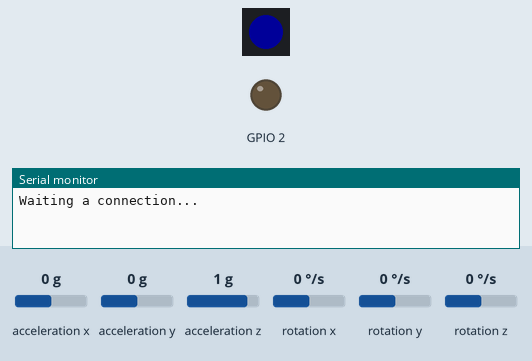
This sketch was run on a simulated ESP32-S3. Shown: 1 RGB LEDs in strip order, left to right, output pins drawn as LEDs (lit = HIGH), the last lines printed to the serial monitor. Wiring (inferred from the names in the program): MPU-6050 motion sensor at I2C address 0x68. The test bench sets the inputs (shaded band); at power-on: acceleration x 0 g, acceleration y 0 g, acceleration z 1 g, rotation x 0 °/s, rotation y 0 °/s, rotation z 0 °/s. Dim RGB values are drawn brighter than linear; nothing arrives over Bluetooth unless stated; a phone connects over Bluetooth LE 3 s after start.

Above: at 0.1 s.
At 1.5 s:
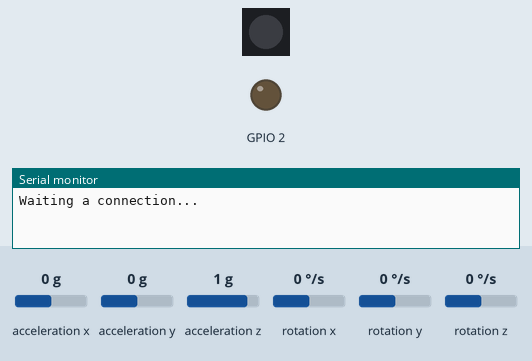
At 3.3 s:
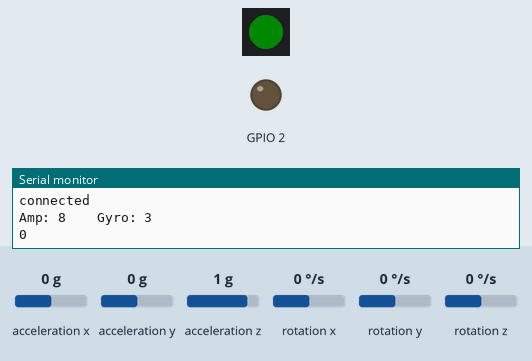
Timing chart, 0 to 4.8 s (numbered marks = the images above):
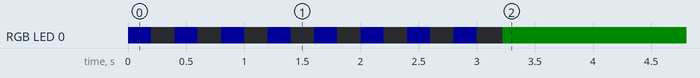

Measured:
- by itself, RGB LED 0: repeats every 0.40 s: off 0.20 s, RGB(0, 0, 25) 0.20 s, until it stays RGB(0, 10, 0) from 3.2 s

The sketch:

Smart-Car-Crash-Detection-arduino.ino
```cpp
#include <BLEDevice.h>
#include <BLEServer.h>
#include <BLEUtils.h>
#include <BLE2902.h>
#include <Wire.h>
#include <Adafruit_GFX.h>
#include <math.h>
#include <Adafruit_NeoPixel.h>


BLEServer* pServer = NULL;
BLECharacteristic* alertCharacteristic  = NULL;
bool deviceConnected = false;
bool oldDeviceConnected = false;

#define BUTTON_PIN 4
bool stopAlert = false;

// See the following for generating UUIDs:
// https://www.uuidgenerator.net/

#define PIN 48
#define NUMPIXELS 1

Adafruit_NeoPixel pixels(NUMPIXELS, PIN, NEO_GRB + NEO_KHZ800);
#define DELAYVAL 500


#define SERVICE_UUID "4fafc201-1fb5-459e-8fcc-c5c9c331914b"
#define ALERT_CHAR_UUID "beb5483e-36e1-4688-b7f5-ea07361b26a8"


// ========== MPU6050 Configuration ========== //
const int MPU_addr = 0x68;  // I2C address for MPU6050 (default: SDA=8, SCL=9 on ESP32-S3)

// Raw sensor data variables
int16_t AcX, AcY, AcZ, Tmp, GyX, GyY, GyZ, Amp, gyroMagnitude;

// Processed sensor data (accelerometer in g's and gyroscope in °/s)
float ax = 0, ay = 0, az = 0, gx = 0, gy = 0, gz = 0;

// Global variable for crash detection count (to filter out noise)
int crashCount = 0;

// Global variable to hold the time until which "CRASH DETECTED" is shown
unsigned long crashDisplayUntil = 0;


class MyServerCallbacks : public BLEServerCallbacks {
  void onConnect(BLEServer* pServer) {
    Serial.println("connected");
    deviceConnected = true;
  };

  void onDisconnect(BLEServer* pServer) {
    deviceConnected = false;
  }
};


void setup() {
  Serial.begin(115200);
  pixels.begin();
  pinMode(BUTTON_PIN, INPUT_PULLUP);
  pinMode(2, OUTPUT);

  pixels.setPixelColor(0, pixels.Color(255, 0, 0));
  pixels.show();
  // Create the BLE Device
  BLEDevice::init("Crash Detection");

  // Create the BLE Server
  pServer = BLEDevice::createServer();
  pServer->setCallbacks(new MyServerCallbacks());

  // Create the BLE Service
  BLEService* pService = pServer->createService(SERVICE_UUID);

  // Create a BLE Characteristic for temperature
  alertCharacteristic  = pService->createCharacteristic(
    ALERT_CHAR_UUID,
    BLECharacteristic::PROPERTY_READ | BLECharacteristic::PROPERTY_WRITE | BLECharacteristic::PROPERTY_NOTIFY | BLECharacteristic::PROPERTY_INDICATE);

  // Create a BLE Descriptor
  alertCharacteristic ->addDescriptor(new BLE2902());

  // Start the service
  pService->start();

  // Start advertising
  BLEAdvertising* pAdvertising = BLEDevice::getAdvertising();
  pAdvertising->addServiceUUID(SERVICE_UUID);
  pAdvertising->setScanResponse(false);
  pAdvertising->setMinPreferred(0x0);  // set value to 0x00 to not advertise this parameter
  BLEDevice::startAdvertising();
  Serial.println("Waiting a connection...");


  while (!deviceConnected) {
    pixels.setPixelColor(0, pixels.Color(0, 0, 25));
    pixels.show();
    delay(200);
    pixels.setPixelColor(0, pixels.Color(0, 0, 0));
    pixels.show();
    delay(200);
  }


  Wire.begin();  // I2C initialization (default: SDA=8, SCL=9 on ESP32-S3)
  initMPU();
}

void loop() {
  // notify changed value
  if (deviceConnected) {
    pixels.setPixelColor(0, pixels.Color(0, 10, 0));
    pixels.show();

    if (!mpu_read()) {
      Serial.println("Sensor read error");
      pixels.setPixelColor(0, pixels.Color(15, 15, 15));
      pixels.show();
      delay(1000);
      return;
    }

    processIMUData();
    detectFall();

    if (millis() < crashDisplayUntil) {
      for (int i = 1; i < 10; i++) {
        if (digitalRead(BUTTON_PIN) == LOW) {
          Serial.println("PULL");
          stopAlert = true;
          crashDisplayUntil = millis();
          break;
        }
        Serial.println("CRASH WAS DETECTED");
        pixels.setPixelColor(0, pixels.Color(250, 165, 0));
        pixels.show();
        tone(2, 5000);
        delay(300);
        noTone(2);
        delay(100);
        pixels.setPixelColor(0, pixels.Color(0, 0, 0));
        pixels.show();
        tone(2, 1000);
        delay(300);
        noTone(2);
        delay(100);
      }
      while (!stopAlert) {
        alertCharacteristic ->setValue("CRASH WAS DETECTED");
        alertCharacteristic ->notify();
        pixels.setPixelColor(0, pixels.Color(150, 0, 0));
        pixels.show();
        tone(2, 5000);
        delay(300);
        noTone(2);
        delay(100);
        pixels.setPixelColor(0, pixels.Color(0, 0, 0));
        pixels.show();
        tone(2, 1000);
        delay(300);
        noTone(2);
        delay(100);
        if (digitalRead(BUTTON_PIN) == LOW) {
          Serial.println("PULL AFTER");
          stopAlert = true;
          crashDisplayUntil = millis();
          break;
        }
      }
    }
    crashDisplayUntil = millis();
    Serial.println(stopAlert);
    delay(20);
  }
  // disconnecting
  if (!deviceConnected && oldDeviceConnected) {
    pServer->startAdvertising();  // restart advertising
    Serial.println("start advertising");
    oldDeviceConnected = deviceConnected;
    while (!deviceConnected) {
      pixels.setPixelColor(0, pixels.Color(0, 0, 25));
      pixels.show();
      delay(200);
      pixels.setPixelColor(0, pixels.Color(0, 0, 0));
      pixels.show();
      delay(200);
    }
  }

  // connecting
  if (deviceConnected && !oldDeviceConnected) {
    // do stuff here on connecting
    oldDeviceConnected = deviceConnected;
  }

  delay(100);
}

void initMPU() {
  Wire.beginTransmission(MPU_addr);
  Wire.write(0x6B);
  Wire.write(0);
  Wire.endTransmission(true);
}

// ========== Process Sensor Data ========== //
void processIMUData() {
  ax = (AcX - 2050) / 16384.0;
  ay = (AcY - 77) / 16384.0;
  az = (AcZ - 1947) / 16384.0;

  gx = (GyX + 270) / 131.07;
  gy = (GyY - 351) / 131.07;
  gz = (GyZ + 136) / 131.07;
}

// ========== Crash Detection Algorithm ========== //
void detectFall() {
  float Raw_Amp = sqrt(ax * ax + ay * ay + az * az);
  Amp = Raw_Amp * 10;
  char buffer[6];

  gyroMagnitude = sqrt(gx * gx + gy * gy + gz * gz);

  Serial.print("Amp: ");
  Serial.print(Amp);
  Serial.print("\t");
  Serial.print("  Gyro: ");
  Serial.println(gyroMagnitude);

  if (Amp >= 30) {
    crashCount++;
    if (crashCount >= 3) {
      stopAlert = false;
      Serial.println("CRASH WAS DETECTED");
      crashDisplayUntil = millis() + 10000;
      crashCount = 0;
    }
  } else {
    crashCount = 0;
  }

  sprintf(buffer, "%02d", 0);
  alertCharacteristic ->setValue(buffer);
  alertCharacteristic ->notify();
}

// ========== Read Sensor Data from MPU6050 ========== //
bool mpu_read() {
  Wire.beginTransmission(MPU_addr);
  Wire.write(0x3B);
  if (Wire.endTransmission(false) != 0) {
    return false;
  }
  Wire.requestFrom(MPU_addr, 14, true);
  if (Wire.available() < 14) {
    return false;
  }
  AcX = Wire.read() << 8 | Wire.read();
  AcY = Wire.read() << 8 | Wire.read();
  AcZ = Wire.read() << 8 | Wire.read();
  Tmp = Wire.read() << 8 | Wire.read();
  GyX = Wire.read() << 8 | Wire.read();
  GyY = Wire.read() << 8 | Wire.read();
  GyZ = Wire.read() << 8 | Wire.read();
  return true;
}
```
